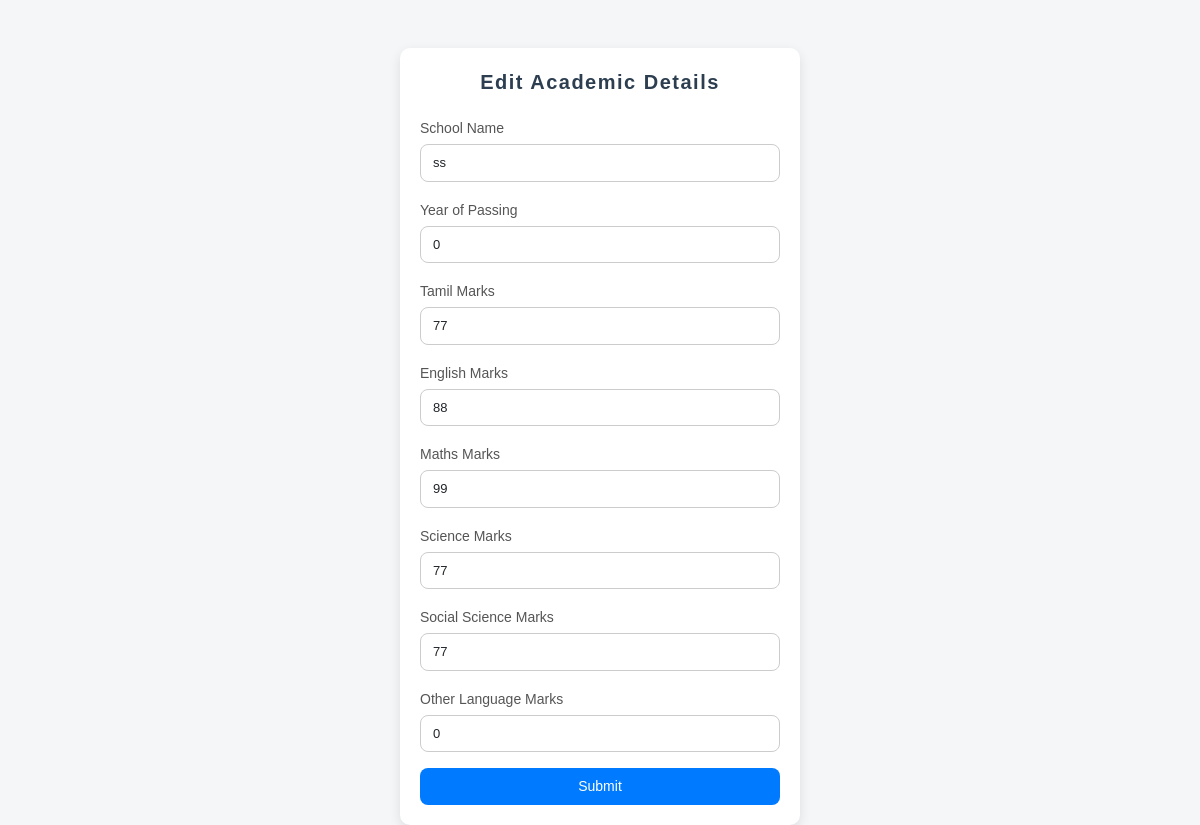
/student/edit_academic.php (signed in), run on the app's committed database.
### tables this page shows
CREATE TABLE `academic` (
  `academicId` int(11) NOT NULL,
  `academicUserId` int(11) NOT NULL,
  `school_name` text NOT NULL,
  `yearOfPassing` text NOT NULL,
  `tamilMarks` int(11) DEFAULT NULL,
  `englishMarks` int(11) NOT NULL,
  `mathsMarks` int(11) NOT NULL,
  `scienceMarks` int(11) NOT NULL,
  `socialScienceMarks` int(11) NOT NULL,
  `otherLanguageMarks` int(11) DEFAULT NULL,
  `totalMarks` int(11) GENERATED ALWAYS AS (coalesce(`tamilMarks`,0) + `englishMarks` + `mathsMarks` + `scienceMarks` + `socialScienceMarks` + coalesce(`otherLanguageMarks`,0)) STORED,
  `emisNumber` varchar(20) DEFAULT NULL
);

### student/edit_academic.php (the view, shortened to what this page needs)
<?php
include '../include/db.php';
$userId = $_SESSION['userId'];
$query = "SELECT * FROM academic WHERE academicUserId = ?";
$stmt = $conn->prepare($query);
$stmt->bind_param("i", $userId);
$stmt->execute();
$result = $stmt->get_result();
$academicSubmitted = $result->fetch_assoc();
?>
<!DOCTYPE html>
<html lang="en">
<head>
    <link href="https://cdn.jsdelivr.net/npm/bootstrap@5.3.0-alpha1/dist/css/bootstrap.min.css" rel="stylesheet">
</head>
<body>
<div class="container mt-5">
    <h2>Edit Academic Details</h2>
    <form method="POST">
        <div class="mb-3">
            <label for="school_name" class="form-label">School Name</label>
            <input type="text" name="school_name" id="school_name" class="form-control" value="<?= htmlspecialchars($academicSubmitted['school_name'] ?? '') ?>" required>
        </div>
        <div class="mb-3">
            <label for="yearOfPassing" class="form-label">Year of Passing</label>
            <input type="number" name="yearOfPassing" id="yearOfPassing" class="form-control" value="<?= htmlspecialchars($academicSubmitted['yearOfPassing'] ?? 0) ?>" required>
        </div>
        <div class="mb-3">
            <label for="tamil" class="form-label">Tamil Marks</label>
            <input type="number" name="tamil" id="tamil" class="form-control" value="<?= htmlspecialchars($academicSubmitted['tamilMarks'] ?? 0) ?>" required>
        </div>
        <div class="mb-3">
            <label for="english" class="form-label">English Marks</label>
            <input type="number" name="english" id="english" class="form-control" value="<?= htmlspecialchars($academicSubmitted['englishMarks'] ?? 0) ?>" required>
        </div>
        <div class="mb-3">
            <label for="maths" class="form-label">Maths Marks</label>
            <input type="number" name="maths" id="maths" class="form-control" value="<?= htmlspecialchars($academicSubmitted['mathsMarks'] ?? 0) ?>" required>
        </div>
        <div class="mb-3">
            <label for="science" class="form-label">Science Marks</label>
            <input type="number" name="science" id="science" class="form-control" value="<?= htmlspecialchars($academicSubmitted['scienceMarks'] ?? 0) ?>" required>
        </div>
        <div class="mb-3">
            <label for="socialScience" class="form-label">Social Science Marks</label>
            <input type="number" name="socialScience" id="socialScience" class="form-control" value="<?= htmlspecialchars($academicSubmitted['socialScienceMarks'] ?? 0) ?>" required>
        </div>
        <div class="mb-3">
            <label for="otherLanguage" class="form-label">Other Language Marks</label>
            <input type="number" name="otherLanguage" id="otherLanguage" class="form-control" value="<?= htmlspecialchars($academicSubmitted['otherLanguageMarks'] ?? 0) ?>" required>
        </div>
        <button type="submit" class="btn btn-primary">Submit</button>
    </form>
</div>
</body>
</html>

### student/edit_academic.php (style rules this page uses)
body { font-family: 'Arial', sans-serif; background-color: #f4f6f8; margin: 0; padding: 0; display: flex; justify-content: center; align-items: center; min-height: 100vh; color: #333; }
.container { background: #ffffff; border-radius: 10px; box-shadow: 0 4px 12px rgba(0, 0, 0, 0.1); padding: 20px; max-width: 400px; width: 100%; }
h2 { text-align: center; color: #222; margin-bottom: 15px; font-size: 20px; }
form { margin-top: 15px; }
.mb-3 { margin-bottom: 12px; }
.form-label { font-weight: 500; color: #555; font-size: 14px; margin-bottom: 5px; }
.form-control { border-radius: 8px; border: 1px solid #ccc; padding: 8px 12px; font-size: 13px; transition: border-color 0.2s ease-in-out, box-shadow 0.2s ease-in-out; width: 100%; }
button.btn { background-color: #007bff; color: #ffffff; padding: 8px 12px; font-size: 14px; border: none; border-radius: 8px; cursor: pointer; transition: background-color 0.3s ease; width: 100%; }
h2 { font-family: 'Poppins', sans-serif; color: #2c3e50; text-align: center; margin-bottom: 20px; font-weight: 600; letter-spacing: 1.5px; line-height: 1.4; }

### data on the page
academic: school_name "ss", yearOfPassing "0", tamil "77", english "88", maths "99", science "77", socialScience "77", otherLanguage "0"
